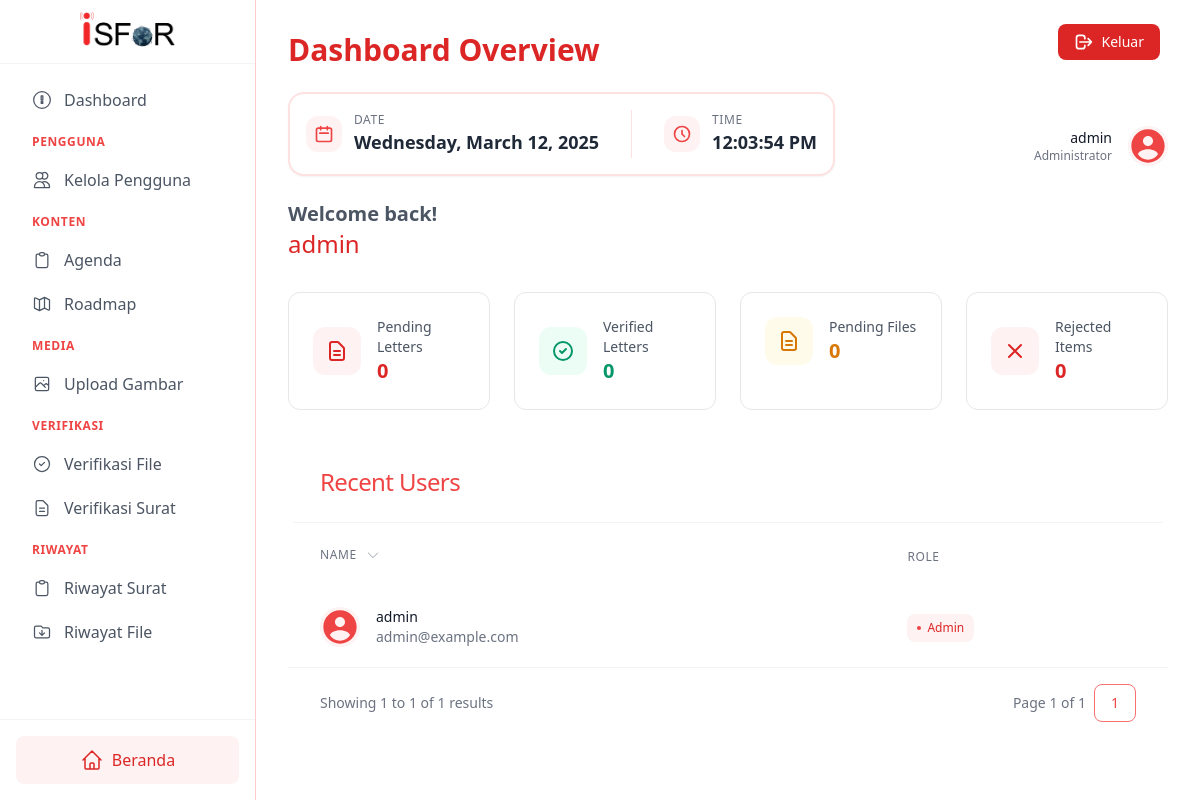
The app's page /php/public/dashboardadmin (signed in) with its own data.
### tables this page shows
CREATE TABLE `users` (
  `user_id` int NOT NULL,
  `name` varchar(100) NOT NULL,
  `username` varchar(50) NOT NULL,
  `email` varchar(100) NOT NULL,
  `profile_picture` varchar(255) DEFAULT NULL,
  `password` varchar(255) NOT NULL,
  `role_id` int NOT NULL
);

### php/app/views/admin/adminDashboard.php (the view, shortened to what the rows shown need)
<!DOCTYPE html>
<html lang="en">
<head>
    <link href="https://cdn.jsdelivr.net/npm/tailwindcss@2.2.19/dist/tailwind.min.css" rel="stylesheet">
    <link rel="stylesheet" href="<?= CSS; ?>/admin/dashboard-admin.css">
</head>
<body class="bg-gray-50">
<div class="flex min-h-screen">
    <?php include_once '../app/views/assets/components/AdminDashboard/sidebar.php'; ?>
    <main class="flex-1 ml-64 p-8 bg-white">
        <div class="max-w-7xl mx-auto">
            <div class="flex justify-between items-center mb-8">
                <div class="space-y-6">
                    <h1 class="text-3xl font-bold text-red-600">Dashboard Overview</h1>
                    <div class="absolute top-0 right-10">
                        <form action="<?= BASEURL ?>/login/logout" method="POST">
                            <button type="submit"
                                    class="w-full flex items-center justify-center px-4 py-2 text-sm font-medium text-white bg-red-600 rounded-lg hover:bg-red-700 focus:outline-none focus:ring-2 focus:ring-red-500 focus:ring-offset-2 transition-colors">
                                <svg class="w-5 h-5 mr-2" fill="none" viewBox="0 0 24 24" stroke="currentColor">
                                    <path stroke-linecap="round" stroke-linejoin="round" stroke-width="2"
                                          d="M17 16l4-4m0 0l-4-4m4 4H7m6 4v1a3 3 0 01-3 3H6a3 3 0 01-3-3V7a3 3 0 013-3h4a3 3 0 013 3v1"/>
                                </svg>
                                Keluar
                            </button>
                        </form>
                    </div>
                    <div class="inline-flex items-center space-x-8 bg-white border-2 border-red-100 rounded-2xl p-4 shadow-sm">
                        <div class="flex items-center space-x-3">
                            <div class="p-2 bg-red-50 rounded-xl">
                                <svg class="w-5 h-5 text-red-500" fill="none" stroke="currentColor" viewBox="0 0 24 24">
                                    <path stroke-linecap="round" stroke-linejoin="round" stroke-width="2"
                                          d="M8 7V3m8 4V3m-9 8h10M5 21h14a2 2 0 002-2V7a2 2 0 00-2-2H5a2 2 0 00-2 2v12a2 2 0 002 2z"/>
                                </svg>
                            </div>
                            <div class="flex flex-col">
                                <span class="text-xs uppercase tracking-wider text-gray-500 font-medium">Date</span>
                                <span id="currentDate" class="text-lg font-bold text-gray-800"></span>
                            </div>
                        </div>
                        <div class="flex items-center space-x-3">
                            <div class="p-2 bg-red-50 rounded-xl">
                                <svg class="w-5 h-5 text-red-500" fill="none" stroke="currentColor" viewBox="0 0 24 24">
                                    <path stroke-linecap="round" stroke-linejoin="round" stroke-width="2"
                                          d="M12 8v4l3 3m6-3a9 9 0 11-18 0 9 9 0 0118 0z"/>
                                </svg>
                            </div>
                            <div class="flex flex-col">
                                <span class="text-xs uppercase tracking-wider text-gray-500 font-medium">Time</span>
                                <span id="currentTime" class="text-lg font-bold text-gray-800 tabular-nums"></span>
                            </div>
                        </div>
                    </div>
                    <h2 class=" font-bold text-xl text-gray-600">Welcome
                        back!</h2>
                    <span class="font-medium text-2xl text-red-600"> <?php echo htmlspecialchars($data['user']['name']); ?> </span>
                </div>
                <div class="flex items-center space-x-4">
                    <div class="text-right">
                        <p class="text-sm font-medium text-gray-900"><?php echo htmlspecialchars($data['user']['name']); ?></p>
                        <p class="text-xs text-gray-500">
                            <?php echo ($data['user']['role_id'] == 1) ? 'Administrator' : 'Researcher'; ?>
                        </p>
                    </div>
                    <div class="h-10 w-10 rounded-full overflow-hidden bg-gray-100">
                        <?php if ($data['user']['profile_picture'] == null): ?>
                            <div
                                    class="flex-shrink-0 h-10 w-10 rounded-full overflow-hidden bg-red-50">
                            </div>
                        <?php else: ?>
                            <img class="h-full w-full object-cover"
                                 src="<?= PHOTOPROFILE . $data['user']['profile_picture'] ?>" alt="Profile">
                        <?php endif; ?>
                    </div>
                </div>
            </div>
            <div class="grid grid-cols-1 md:grid-cols-2 lg:grid-cols-4 gap-6 mb-8 animate-fade-in">
                <div class="group border border-gray-200 rounded-xl p-6 hover:border-red-500 transition-all duration-300 hover:scale-105 hover:shadow-lg bg-white relative overflow-hidden">
                    <div class="flex items-center relative z-10">
                        <div class="p-3 rounded-xl bg-red-50 text-red-600 group-hover:bg-red-100 transition-colors duration-300">
                            <svg class="w-6 h-6" fill="none" viewBox="0 0 24 24" stroke="currentColor">
                                <path stroke-linecap="round" stroke-linejoin="round" stroke-width="2"
                                      d="M9 12h6m-6 4h6m2 5H7a2 2 0 01-2-2V5a2 2 0 012-2h5.586a1 1 0 01.707.293l5.414 5.414a1 1 0 01.293.707V19a2 2 0 01-2 2z"/>
                            </svg>
                        </div>
                        <div class="ml-4">
                            <p class="text-sm font-medium text-gray-600 group-hover:text-gray-800">Pending Letters</p>
                            <p class="text-xl font-semibold text-red-600"><?= $data['pending']['total'] ?></p>
                        </div>
                    </div>
                </div>
                <div class="group border border-gray-200 rounded-xl p-6 hover:border-green-500 transition-all duration-300 hover:scale-105 hover:shadow-lg bg-white relative overflow-hidden">
                    <div class="flex items-center relative z-10">
                        <div class="p-3 rounded-xl bg-green-50 text-green-600 group-hover:bg-green-100 transition-colors duration-300">
                            <svg class="w-6 h-6" fill="none" viewBox="0 0 24 24" stroke="currentColor">
                                <path stroke-linecap="round" stroke-linejoin="round" stroke-width="2"
                                      d="M9 12l2 2 4-4m6 2a9 9 0 11-18 0 9 9 0 0118 0z"/>
                            </svg>
                        </div>
                        <div class="ml-4">
                            <p class="text-sm font-medium text-gray-600 group-hover:text-gray-800">Verified Letters</p>
                            <p class="text-xl font-semibold text-green-600"><?= $data['verify']['total'] ?></p>
                        </div>
                    </div>
                </div>
                <div class="group border border-gray-200 rounded-xl p-6 hover:border-yellow-500 transition-all duration-300 hover:scale-105 hover:shadow-lg bg-white relative overflow-hidden">
                    <div class="flex items-center relative z-10">
                        <div class="p-3 rounded-xl bg-yellow-50 text-yellow-600 group-hover:bg-yellow-100 transition-colors duration-300">
                            <svg class="w-6 h-6" fill="none" viewBox="0 0 24 24" stroke="currentColor">
                                <path stroke-linecap="round" stroke-linejoin="round" stroke-width="2"
                                      d="M9 12h6m-6 4h6m2 5H7a2 2 0 01-2-2V5a2 2 0 012-2h5.586a1 1 0 01.707.293l5.414 5.414a1 1 0 01.293.707V19a2 2 0 01-2 2z"/>
                            </svg>
                        </div>
                        <div class="ml-4">
                            <p class="text-sm font-medium text-gray-600 group-hover:text-gray-800">Pending Files</p>
                            <p class="text-xl font-semibold text-yellow-600"><?= $data['pendingFiles'] ?></p>
                        </div>
                    </div>
                </div>
                <div class="group border border-gray-200 rounded-xl p-6 hover:border-red-500 transition-all duration-300 hover:scale-105 hover:shadow-lg bg-white relative overflow-hidden">
                    <div class="flex items-center relative z-10">
                        <div class="p-3 rounded-xl bg-red-50 text-red-600 group-hover:bg-red-100 transition-colors duration-300">
                            <svg class="w-6 h-6" fill="none" viewBox="0 0 24 24" stroke="currentColor">
                                <path stroke-linecap="round" stroke-linejoin="round" stroke-width="2"
                                      d="M6 18L18 6M6 6l12 12"/>
                            </svg>
                        </div>
                        <div class="ml-4">
                            <p class="text-sm font-medium text-gray-600 group-hover:text-gray-800">Rejected Items</p>
                            <p class="text-xl font-semibold text-red-600"><?= $data['totalRejected']; ?></p>
                        </div>
                    </div>
                </div>
            </div>
            <div class="animate-slide-in">
                <div class="bg-white rounded-lg overflow-hidden">
                    <div class="px-8 py-6 flex justify-between items-center border-b border-gray-100">
                        <h2 class="text-2xl font-light text-red-500 tracking-tight">Recent Users</h2>
                    </div>
                </div>
                <div class="overflow-x-auto">
                    <table class="min-w-full">
                        <thead>
                        <tr>
                            <th scope="col" class="px-8 py-5 text-left">
                                <div class="flex items-center space-x-2">
                                    <span class="text-xs font-medium text-gray-500 uppercase tracking-wider">Name</span>
                                    <svg class="w-4 h-4 text-gray-400" fill="none" stroke="currentColor"
                                         viewBox="0 0 24 24">
                                        <path stroke-linecap="round" stroke-linejoin="round" stroke-width="1.5"
                                              d="M19 9l-7 7-7-7"/>
                                    </svg>
                                </div>
                            </th>
                            <th scope="col" class="px-8 py-5 text-left">
                                <span class="text-xs font-medium text-gray-500 uppercase tracking-wider">Role</span>
                            </th>
                        </tr>
                        </thead>
                        <tbody class="divide-y divide-gray-50">
                        <?php foreach ($data['allUsersWithPagination'] as $allUsersWithPagination): ?>
                            <tr class="group hover:bg-gray-50/50 transition-all duration-200">
                                <td class="px-8 py-5">
                                    <div class="flex items-center space-x-4">
                                        <div class="flex-shrink-0 h-10 w-10 rounded-full overflow-hidden bg-gray-100">
                                            <?php if ($allUsersWithPagination['profile_picture'] == null): ?>
                                                <div
                                                        class="flex-shrink-0 h-10 w-10 rounded-full overflow-hidden bg-red-50">
                                                </div>
                                            <?php else: ?>
                                                <img class="h-full w-full object-cover"
                                                     src="<?= PHOTOPROFILE . $allUsersWithPagination['profile_picture'] ?>"
                                                     alt="">
                                            <?php endif; ?>
                                        </div>
                                        <div class="flex-1 min-w-0">
                                            <p class="text-sm font-medium text-gray-900">
                                                <?= $allUsersWithPagination['name'] ?>
                                            </p>
                                            <p class="text-sm text-gray-500">
                                                <?= $allUsersWithPagination['email'] ?>
                                            </p>
                                        </div>
                                    </div>
                                </td>
                                <td class="px-8 py-5">
                                    <?php if ($allUsersWithPagination['role_id'] == 1) { ?>
                                        <span class="inline-flex items-center px-2.5 py-1.5 rounded-lg text-xs font-medium bg-red-50 text-red-600">
                                                    <span class="w-1 h-1 mr-1.5 rounded-full bg-red-500"></span>
                                                    Admin
                                                </span>
                                    <?php } ?>
                                </td>
                            </tr>
                        <?php endforeach; ?>
                        </tbody>
                    </table>
                </div>
                <div class="px-8 py-4 border-t border-gray-100">
                    <div class="flex items-center justify-between">
                        <div class="text-sm text-gray-500">
                            Showing
                            <span class="font-medium"><?= ($data['currentPage'] - 1) * $data['limit'] + 1; ?></span>
                            to
                            <span class="font-medium">
                                    <?= min($data['currentPage'] * $data['limit'], $data['totalUsers']) ?>
                                </span>
                            of
                            <span class="font-medium"><?= $data['totalUsers'] ?></span>
                            results
                        </div>
                        <div class="flex items-center space-x-2" id="pagination">
                            <div class="text-sm text-gray-500">
                                Page <span class="font-medium"><?= $data['currentPage']; ?></span> of <span
                                        class="font-medium"><?= $data['totalPages']; ?></span>
                            </div>
                            <?php for ($i = 1; $i <= $data['totalPages']; $i++): ?>
                                <a href="?page=<?= $i; ?>"
                                   class="px-4 py-2 text-sm font-medium rounded-lg <?= $i == $data['currentPage'] ? 'border border-red-400  text-red-500' : 'bg-white text-red-500 duration-300 hover:bg-red-100'; ?>">
                                    <?= $i; ?>
                                </a>
                            <?php endfor; ?>
                        </div>
                    </div>
                </div>
            </div>
        </div>
    </main>
</div>
</body>
</html>

### records on screen
users: name "admin", email "admin@example.com", shows "Admin"

### other values on screen
$data['pending']['total'] "0"
$data['verify']['total'] "0"
$data['pendingFiles'] "0"
$data['totalRejected'] "0"
min($data['currentPage'] * $data['limit'], $data['totalUsers']) "1"
$data['totalUsers'] "1"
$data['currentPage'] "1"
$data['totalPages'] "1"
